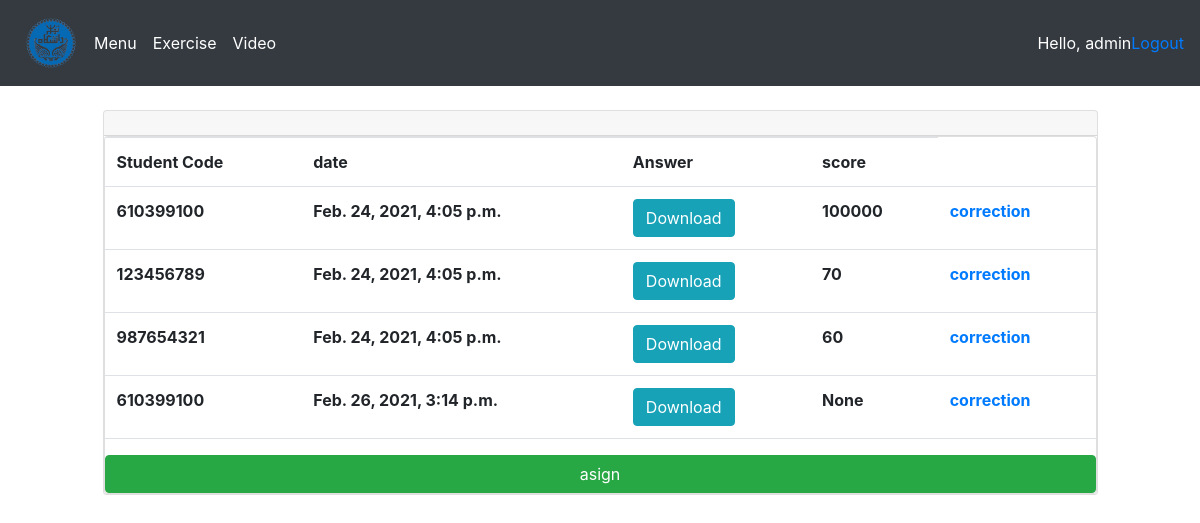
Page /menu_ostad/tamrin/1/ (signed in) on the earlier database version.
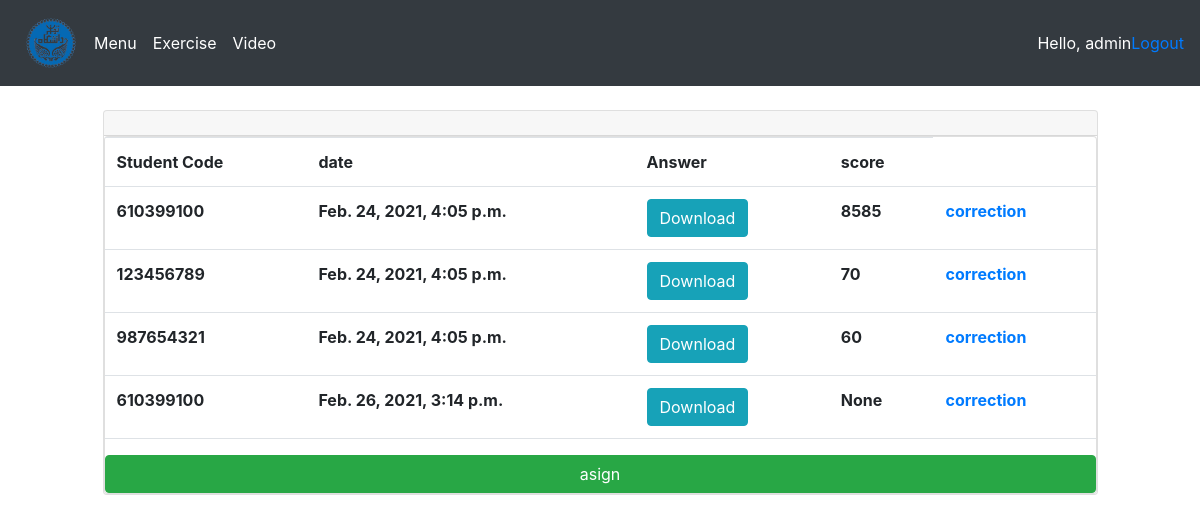
Same page on the later database version.
### users/models.py (models this page shows, shortened)
class Answers(models.Model):  #product
    responder = models.ForeignKey(Responder, null=True, on_delete= models.SET_NULL)
    document = models.FileField(upload_to='medias/files')
    upload_time = models.DateTimeField(auto_now_add=True)
    tamrin = models.ManyToManyField(Tamrin)
    score = models.CharField(max_length=50, null=True, blank=True)

class Responder(models.Model):  #customer
    user = models.OneToOneField(User, null=True, on_delete=models.CASCADE)
    username = models.CharField(max_length=50, null=True)
    def __str__(self):
        return self.username

### users/decorator.py (the view)
        def wrapper_func(request, *args, **kwargs):
            group = None
            if request.user.groups.exists():
                group = request.user.groups.all()[0].name
            if group in allowed_roles:
                return view_func(request, *args, **kwargs)
            else:
                return HttpResponse(group)

### users/decorator.py (called while the page is built)
def allowed_users(allowed_roles=[]):
    def decorator(view_func):
        def wrapper_func(request, *args, **kwargs):
            group = None
            if request.user.groups.exists():
                group = request.user.groups.all()[0].name
            if group in allowed_roles:
                return view_func(request, *args, **kwargs)
            else:
                return HttpResponse(group)
        return wrapper_func
    return decorator

### users/views.py (called while the page is built)
@login_required(login_url='login')
@allowed_users(allowed_roles=['ostad'])
def ostadDetailTamrin(request, tamrin_id):
    tamrin = Answers.objects.filter(tamrin__id=tamrin_id)
    try:
        resp = Responder.objects.get(answers__id=tamrin_id)
    except Responder.DoesNotExist:
        error = "This exercise has not been answered yet!"
        return render(request, 'users/error.html', {'error':error})
    return render(request, 'users/tamrin_detail_ostad.html', {'tamrin': tamrin})

### users/templates/users/tamrin_detail_ostad.html (shortened to what this page needs)
{% extends 'users/base.html' %}
{% load static %}
{% block content %}
<br>
<div class="row">
    <div class="col-md-10" style="margin-right:auto;margin-left:auto">
        <div class="card ">
            <h5 class="text-center card-header" style="background-color: balck">{{ name }}</h5>
            <div class = card card-body>
                <table class="table">
                    <tr>
                        <th>Student Code</th>
                        <th>date</th>
                        <th>Answer</th>
                        <th>score</th>
                    </tr>
                    {% for i in tamrin %}
                        <tr>
                            <th>{{ i.responder }}</th>
                            <th>{{ i.upload_time }}</th>
                            <th><a href="../../../{{ i.document.name}}" class="btn btn-info">Download</a></th>
                            <th>{{ i.score }}</th>
                            <th><a href="{% url 'tamrin_detail_ostad_correction' i.id %}">correction</a></th>
                        </tr>
                    {% endfor %}
                </table>
                <input type="submit" value="asign" class="btn btn-success">
            </div>
        </div>
    </div>
</div>
{% endblock %}

Differences in the rows shown:
changed Answers (number 1 of 4 on the later page): score "100000" → "8585"
